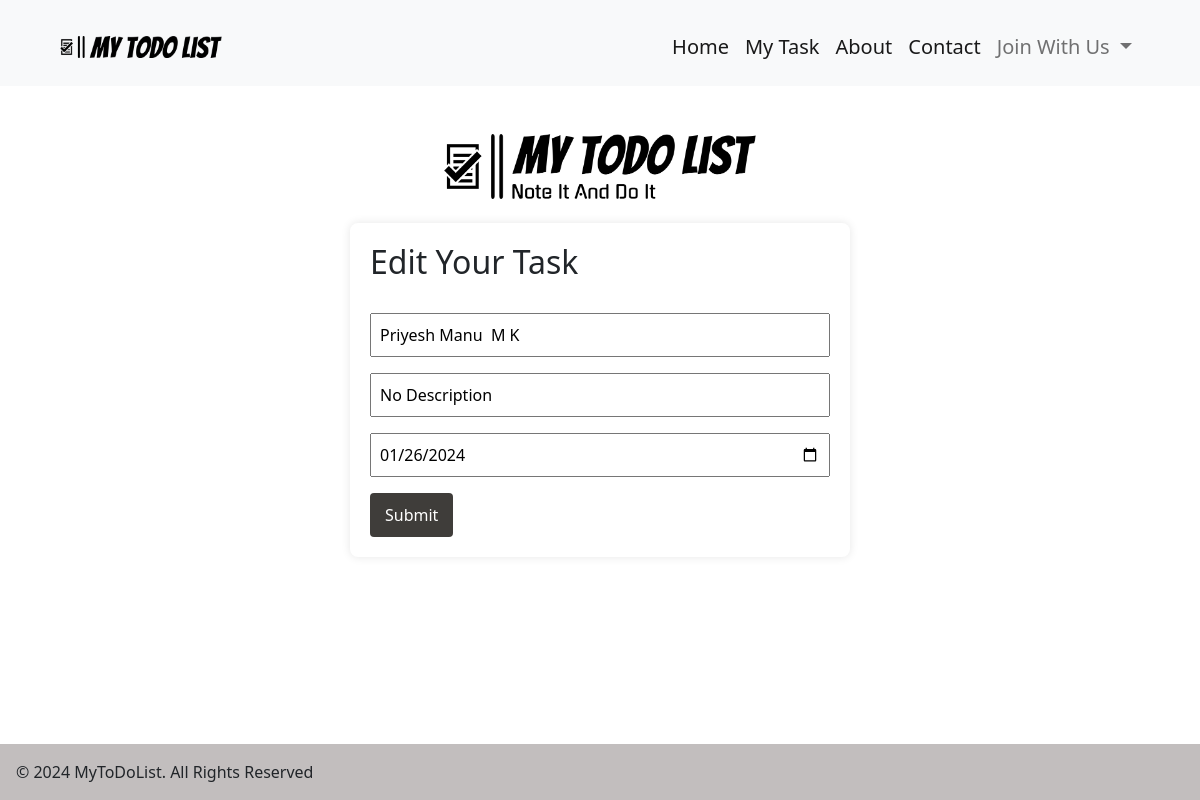
Screenshot of /edit/48/ with the database file from the repository.
### home/models.py (models this page shows, shortened)
class MyTask(models.Model):
    user = models.ForeignKey(User, on_delete=models.CASCADE)
    task_name = models.CharField(max_length=100)
    task_des = models.TextField()
    task_date = models.DateField(default=datetime.date.today)

### home/views.py (the view)
# urls.py: path('edit/<int:id>/',views.edit_task, name='edit' ),
def edit_task(request, id):
    obj = MyTask.objects.get(id=id)
    Forms = MyTaskForm(request.POST or None, request.FILES, instance=obj)
    if request.method == 'POST':
        if Forms.is_valid():
            Forms.save()
            return redirect('home')
    form_new = {
        'obj': obj,
        'form': Forms
    }
    return render(request, 'edit.html', form_new)

### home/forms.py
class MyTaskForm(forms.ModelForm):
    class Meta:
        model = MyTask
        fields = ('task_name', 'task_des', 'task_date')

### templates/edit.html (shortened to what this page needs)
{% extends "base.html" %}
{% load static %}
{% block content %}
<div class="pt-4 container">
    <div class="text-center">
        <br>
        <img src="{% static "image/head.png" %}" alt="" id="head">
    </div>
    <div class="p-4">
        <form method="post">
            <h2>Edit Your Task</h2><br>
            <input type="text" name="task_name" placeholder="Name of the task" value="{{ obj.task_name }}" required><br>
            <input type="text" name="task_des" placeholder="Description of the task" value="{{ obj.task_des }}" required><br>
            <input type="date" name="task_date" value="{{ obj.task_date|date:'Y-m-d' }}" required>
            <br>
            <button type="submit">Submit</button>&nbsp;&nbsp;
        </form>
    </div>
</div>
{% endblock content %}

### Static/css/mytodlist.css (style rules this page uses)
#head { width: 28%; }
form { background-color: #ffffff; padding: 20px; border-radius: 8px; box-shadow: 0 0 10px rgba(0, 0, 0, 0.1); width: 100%; max-width: 500px; box-sizing: border-box; margin: 0 auto; }
input { width: 100%; padding: 8px; margin-bottom: 16px; box-sizing: border-box; }
button { background-color: #3f3d3a; color: #fff; padding: 10px 15px; border: none; border-radius: 4px; cursor: pointer; font-size: 16px; }

### rows the page displays
MyTask: task_name "Priyesh Manu M K", task_des "No Description", task_date "01/26/2024"
